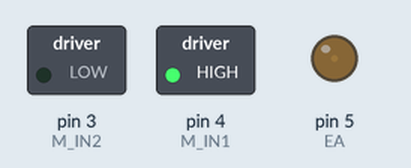
Simulated run of this sketch. Board: Arduino Uno, built with avr-gcc and run on an emulated ATmega328P. Parts: switched loads named in the sketch (green lamp = pin HIGH), output pins drawn as LEDs (lit = HIGH).

Above: at 0.05 s.
At 1.9 s:
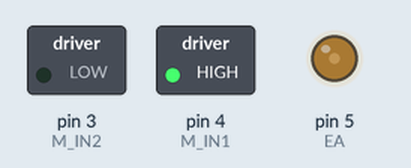
At 3.75 s:
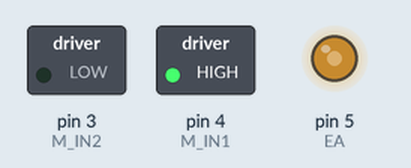
At 7.5 s:
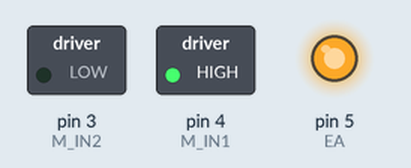
Timing chart, 0 to 8.6 s (numbered marks = the images above):
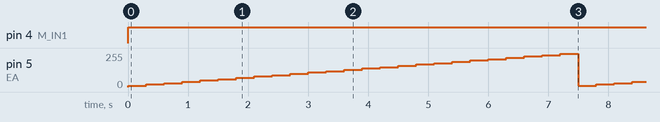

Measured:
- by itself, pin 4 (M_IN1): LOW → HIGH at 0.00 s
- by itself, pin 5 (EA): ramps from 10/255 to 250/255 and jumps back, once every 7.5 s

The sketch:

1114_DCMotor2.ino
```cpp
#define EA 5 // 모터드라이버 EA 핀, 아두이노 우노 보드 디지털 5번 핀에 연결
#define M_IN1 4 // 모터드라이버 IN1 핀, 아두이노 우노 보드 디지털 4번 핀에 연결
#define M_IN2 3 // 모터드라이버 IN2 핀, 아두이노 우노 보드 디지털 3번 핀에 연결

void setup()
{
  pinMode(EA, OUTPUT); // EA와 연결된 핀 출력 설정
  pinMode(M_IN1, OUTPUT); // IN1과 연결된 핀 출력 설정
  pinMode(M_IN2, OUTPUT); // IN2와 연결된 핀 출력 설정
}

void loop( )
{
  // DC모터 정회전
  digitalWrite(M_IN1, 1); // IN1에 HIGH
  digitalWrite(M_IN2, 0); // IN2에 LOW

  // for 문을 이용하여 +10씩 점점 증가시켜 값을 입력
  for (int i = 10 ; i < 255 ; i = i+10) // 0~250으로 설정, 주기는 0.3 * 26 = 7.8초
  {
    analogWrite(EA, i); // 아날로그 신호의 세기를 i에 따라 설정
    delay(300); // 0.3초 단위로 i를 10씩 증가시킴
  }

}
```
